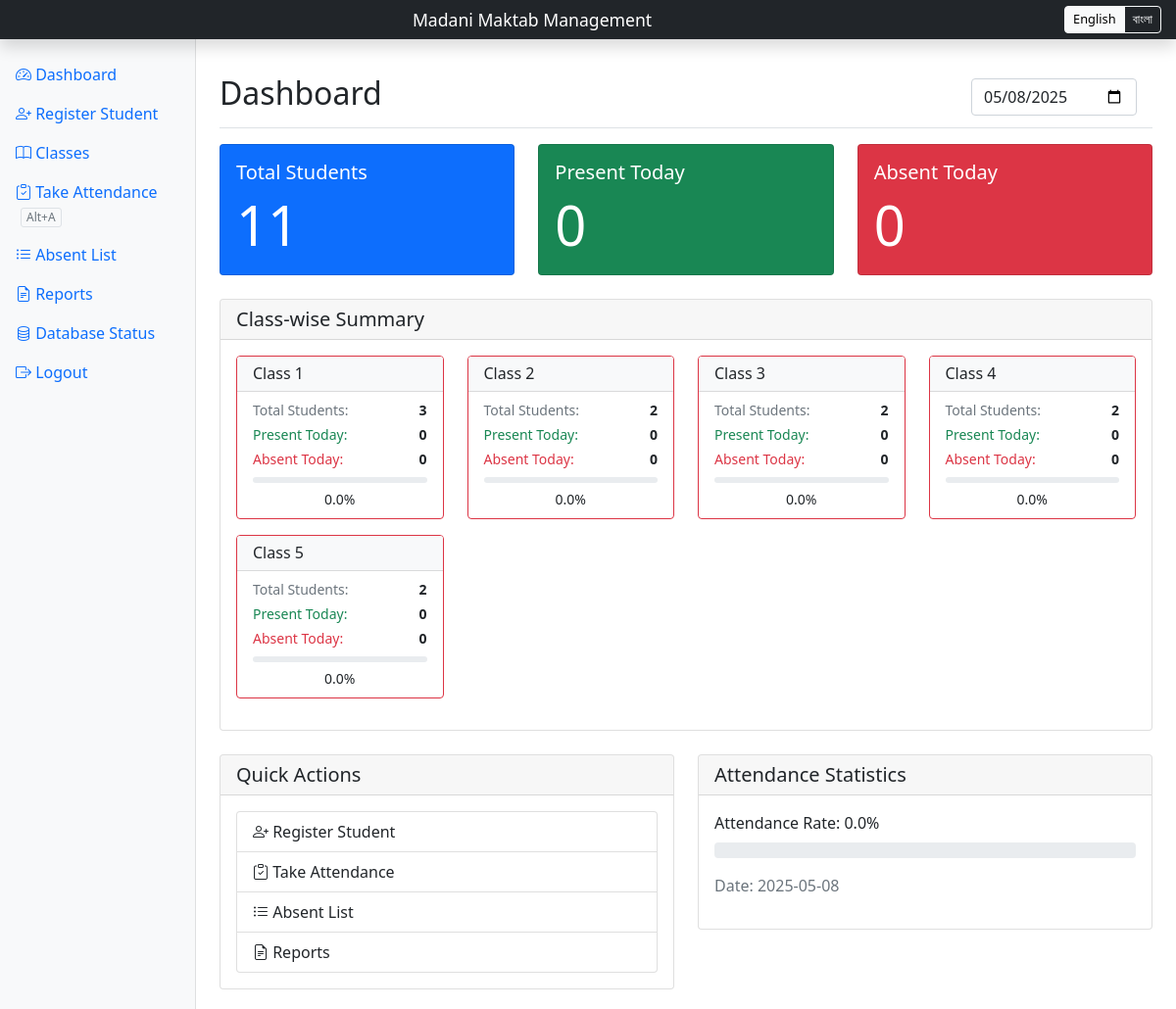
Screenshot of / (signed in) with the database file from the repository.
### main.py (models this page shows, shortened)
class Class(db.Model):
    id = db.Column(db.Integer, primary_key=True)
    name = db.Column(db.String(50), unique=True, nullable=False)

### main.py (the view)
@app.route('/')
@login_required
def dashboard():
    selected_date = request.args.get('date', str(date.today()))
    print(f"\n--- Dashboard for date: {selected_date} ---")
    copy_previous_attendance(selected_date)
    students = Student.query.order_by(Student.roll_number.asc()).all()
    attendance_today = {a.student_id: a for a in Attendance.query.filter_by(date=selected_date).all()}
    present = [s for s in students if attendance_today.get(s.id, None) and attendance_today[s.id].status == 'Present']
    absent = [s for s in students if attendance_today.get(s.id, None) and attendance_today[s.id].status == 'Absent']
    missing = len(students) - len(present) - len(absent)
    print(f"Total students: {len(students)}, Present: {len(present)}, Absent: {len(absent)}, Missing records: {missing}")
    class_stats = get_class_statistics(selected_date)
    return render_template('dashboard.html',
                         total=len(students),
                         present=len(present),
                         absent=len(absent),
                         selected_date=selected_date,
                         date=datetime.strptime(selected_date, '%Y-%m-%d'),
                         class_stats=class_stats)

### main.py (called while the page is built, shortened)
@login_manager.user_loader
def load_user(user_id):
    return User.query.get(int(user_id))

def get_class_number(class_name):
    match = re.search(r'(\d+)', class_name)
    if match:
        return int(match.group(1))
    return 0

def copy_previous_attendance(current_date):
    prev_date_record = db.session.query(Attendance.date).filter(Attendance.date < current_date).order_by(Attendance.date.desc()).first()
    if not prev_date_record:
        return  # No previous records, nothing to copy

@app.context_processor
def inject_translations():
    lang = session.get('lang', 'en')
    return {'_': translations[lang]}

### templates/dashboard.html (shortened to what this page needs)
{% extends "base.html" %}
{% block content %}
<div class="d-flex justify-content-between flex-wrap flex-md-nowrap align-items-center pt-3 pb-2 mb-3 border-bottom">
    <h1 class="h2">{{ _['dashboard'] }}</h1>
    <div class="btn-toolbar mb-2 mb-md-0">
        <div class="btn-group me-2">
            <form method="GET" class="d-flex">
                <input type="date" class="form-control me-2" name="date" value="{{ selected_date }}" onchange="this.form.submit()">
            </form>
        </div>
    </div>
</div>
<div class="row">
    <div class="col-lg-4 col-md-4 col-sm-12 mb-4">
        <div class="card text-white bg-primary h-100">
                <div class="card-body">
                <h5 class="card-title">{{ _['total_students'] }}</h5>
                    <p class="card-text display-4">{{ total }}</p>
            </div>
        </div>
    </div>
    <div class="col-lg-4 col-md-4 col-sm-12 mb-4">
        <div class="card text-white bg-success h-100">
            <div class="card-body">
                <h5 class="card-title">{{ _['present_today'] }}</h5>
                <p class="card-text display-4">{{ present }}</p>
            </div>
        </div>
    </div>
    <div class="col-lg-4 col-md-4 col-sm-12 mb-4">
        <div class="card text-white bg-danger h-100">
            <div class="card-body">
                <h5 class="card-title">{{ _['absent_today'] }}</h5>
                <p class="card-text display-4">{{ absent }}</p>
            </div>
        </div>
    </div>
</div>
<div class="card mb-4">
    <div class="card-header">
        <h5 class="card-title mb-0">{{ _['class_wise_summary'] }}</h5>
    </div>
    <div class="card-body">
        <div class="row">
            {% for class_stat in class_stats %}
            <div class="col-lg-3 col-md-4 col-sm-6 mb-3">
                <div class="card h-100 border-{% if class_stat.attendance_rate >= 75 %}success{% elif class_stat.attendance_rate >= 50 %}warning{% else %}danger{% endif %}">
                    <div class="card-header py-2 bg-light">
                        <h6 class="card-title mb-0">{{ class_stat.class_name }}</h6>
                    </div>
                    <div class="card-body py-2">
                        <div class="d-flex justify-content-between mb-1">
                            <small class="text-muted">{{ _['total_students'] }}:</small>
                            <small><strong>{{ class_stat.total }}</strong></small>
                        </div>
                        <div class="d-flex justify-content-between mb-1">
                            <small class="text-success">{{ _['present_today'] }}:</small>
                            <small><strong>{{ class_stat.present }}</strong></small>
                        </div>
                        <div class="d-flex justify-content-between mb-1">
                            <small class="text-danger">{{ _['absent_today'] }}:</small>
                            <small><strong>{{ class_stat.absent }}</strong></small>
                        </div>
                        <div class="progress mt-2" style="height: 6px;">
                        </div>
                        <div class="text-center mt-1">
                            <small>{{ class_stat.attendance_rate }}%</small>
                        </div>
                    </div>
                </div>
            </div>
            {% endfor %}
        </div>
    </div>
</div>
<div class="row">
    <div class="col-md-6">
        <div class="card">
            <div class="card-header">
                <h5 class="card-title mb-0">{{ _['quick_actions'] }}</h5>
            </div>
                <div class="card-body">
                <div class="list-group">
                    <a href="{{ url_for('register') }}" class="list-group-item list-group-item-action">
                        <i class="bi bi-person-plus"></i> {{ _['register_student'] }}
                    </a>
                    <a href="{{ url_for('attendance') }}" class="list-group-item list-group-item-action">
                        <i class="bi bi-clipboard-check"></i> {{ _['take_attendance'] }}
                    </a>
                    <a href="{{ url_for('absent_list') }}" class="list-group-item list-group-item-action">
                        <i class="bi bi-list-ul"></i> {{ _['absent_list'] }}
                    </a>
                    <a href="{{ url_for('reports') }}" class="list-group-item list-group-item-action">
                        <i class="bi bi-file-earmark-text"></i> {{ _['reports'] }}
                    </a>
                </div>
            </div>
        </div>
    </div>
    <div class="col-md-6">
        <div class="card">
            <div class="card-header">
                <h5 class="card-title mb-0">{{ _['attendance_statistics'] }}</h5>
            </div>
                <div class="card-body">
                {% if total > 0 %}
                <div class="mb-3">
                    <label class="form-label">{{ _['attendance_rate'] }}: {{ (present/total*100)|round(1) }}%</label>
                    <div class="progress">
                    </div>
                </div>
                <p class="text-muted">{{ _['date'] }}: {{ date.strftime('%Y-%m-%d') }}</p>
                {% else %}
                <div class="alert alert-info">
                    {{ _['no_students'] }}
                </div>
                {% endif %}
            </div>
        </div>
    </div>
</div>
{% endblock %}

### rows the page displays
Class: class_name "Class 1", total_students "Total Students", total "3", present_today "Present Today", present "0", absent_today "Absent Today", absent "0", attendance_rate "0.0"
Class: class_name "Class 2", total_students "Total Students", total "2", present_today "Present Today", present "0", absent_today "Absent Today", absent "0", attendance_rate "0.0"
Class: class_name "Class 3", total_students "Total Students", total "2", present_today "Present Today", present "0", absent_today "Absent Today", absent "0", attendance_rate "0.0"
Class: class_name "Class 4", total_students "Total Students", total "2", present_today "Present Today", present "0", absent_today "Absent Today", absent "0", attendance_rate "0.0"
Class: class_name "Class 5", total_students "Total Students", total "2", present_today "Present Today", present "0", absent_today "Absent Today", absent "0", attendance_rate "0.0"

### other values shown
{{ _['dashboard'] }} "Dashboard"
{{ _['register_student'] }} "Register Student"
{{ _['classes'] }} "Classes"
{{ _['take_attendance'] }} "Take Attendance"
{{ _['absent_list'] }} "Absent List"
{{ _['reports'] }} "Reports"
{{ _['db_status'] }} "Database Status"
{{ _['logout'] }} "Logout"
{{ _['total_students'] }} "Total Students"
{{ total }} "11"
{{ _['present_today'] }} "Present Today"
{{ present }} "0"
{{ _['absent_today'] }} "Absent Today"
{{ absent }} "0"
{{ _['class_wise_summary'] }} "Class-wise Summary"
